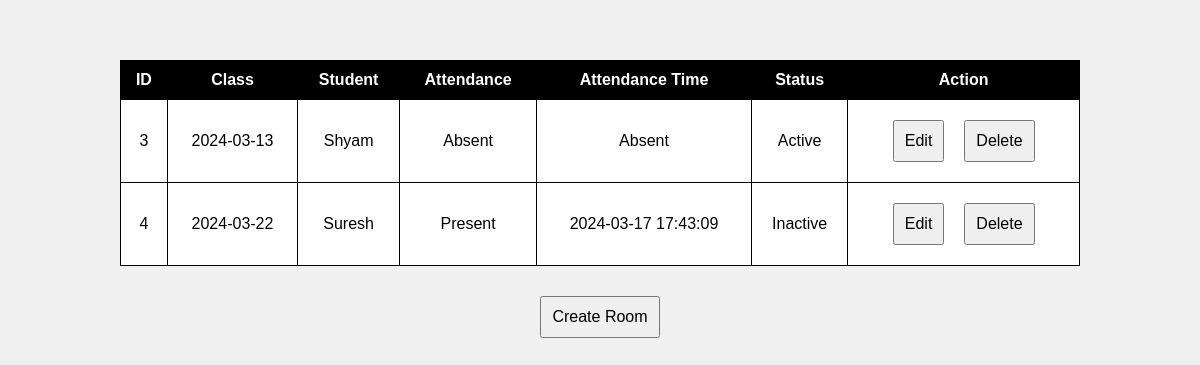
The page /admin/indexes/phase_index.php on the database its author committed.
### tables this page shows
CREATE TABLE `class_rooms` (
  `class_room_id` int(11) NOT NULL,
  `class_parent_id` int(11) NOT NULL,
  `user_parent_id` int(11) NOT NULL,
  `attendance` enum('Present','Absent','Late') NOT NULL,
  `attendance_time` varchar(255) NOT NULL,
  `class_room_status` enum('Active','Inactive') NOT NULL
);

CREATE TABLE `classes` (
  `class_id` int(11) NOT NULL,
  `course_parent_id` int(11) NOT NULL,
  `user_parent_id` int(11) NOT NULL,
  `start_time` time NOT NULL,
  `end_time` time NOT NULL,
  `date_of_class` date NOT NULL,
  `created_at` timestamp NOT NULL DEFAULT current_timestamp(),
  `updated_at` timestamp NOT NULL DEFAULT current_timestamp(),
  `class_status` enum('Upcoming','Ongoing','Finished','Cancelled') NOT NULL
);

CREATE TABLE `users` (
  `user_id` int(11) NOT NULL,
  `user_name` varchar(255) NOT NULL,
  `user_password` varchar(255) NOT NULL,
  `user_type` enum('Student','Teacher') NOT NULL,
  `user_status` enum('Active','Inactive') NOT NULL
);

### admin/indexes/phase_index.php (the view, shortened to what this page needs)
<!DOCTYPE html>
<html>
<head>
</head>
<body>
<h2 id="responseMessagePhase">&nbsp;</h2>
<div id="updateTableContainerPhase">
    <?php
    include("../db.php");
    $sql = "SELECT Ro.*,
               d.date_of_class,
	       us.user_name
        FROM class_rooms Ro
        LEFT JOIN classes d ON Ro.class_parent_id = d.class_id
	LEFT JOIN users us ON Ro.user_parent_id = us.user_id";
    $result = $conn->query($sql);
    if ($result->num_rows > 0) {
        echo "<table>";
        echo "<tr><th>ID</th><th>Class</th><th>Student</th><th>Attendance</th><th>Attendance Time</th><th>Status</th><th>Action</th></tr>";
        while ($row = $result->fetch_assoc()) {
            echo "<tr>";
            echo "<td>{$row['class_room_id']}</td>";
            echo "<td>{$row['date_of_class']}</td>";
            echo "<td>{$row['user_name']}</td>";
            echo "<td>{$row['attendance']}</td>";
            echo "<td>{$row['attendance_time']}</td>";
            echo "<td>{$row['class_room_status']}</td>";
            echo "<td>";
            echo "<button onclick=\"showFormPhase('edit_mode_phase', {$row['class_room_id']})\">Edit</button>";
            echo "<button onclick=\"showFormPhase('delete_mode_phase', {$row['class_room_id']})\">Delete</button>";
            echo "</td>";
            echo "</tr>";
        }
        echo "</table>";
    } else {
        echo "No rooms found.";
    }
    ?>
</div>
<button onclick="showFormPhase('create_mode_phase', null)">Create Room</button>
</body>
</html>

### admin/indexes/phase_index.php (style rules this page uses)
body { background-color: #f0f0f0; font-family: Arial, sans-serif; text-align: center; margin: 0; padding: 0; }
table { border-collapse: collapse; width: 80%; margin: 20px auto; background-color: #fff; }
th, td { border: 1px solid #000; padding: 10px; }
th { background-color: #000; color: #fff; }
button { padding: 10px; font-size: 16px; margin: 10px; }
#responseMessagePhase { height: 20px; }

### rows shown on the page
class_rooms: class_room_id "3", classes.date_of_class "2024-03-13", users.user_name "Shyam", attendance "Absent", attendance_time "Absent", class_room_status "Active"
class_rooms: class_room_id "4", classes.date_of_class "2024-03-22", users.user_name "Suresh", attendance "Present", attendance_time "2024-03-17 17:43:09", class_room_status "Inactive"
